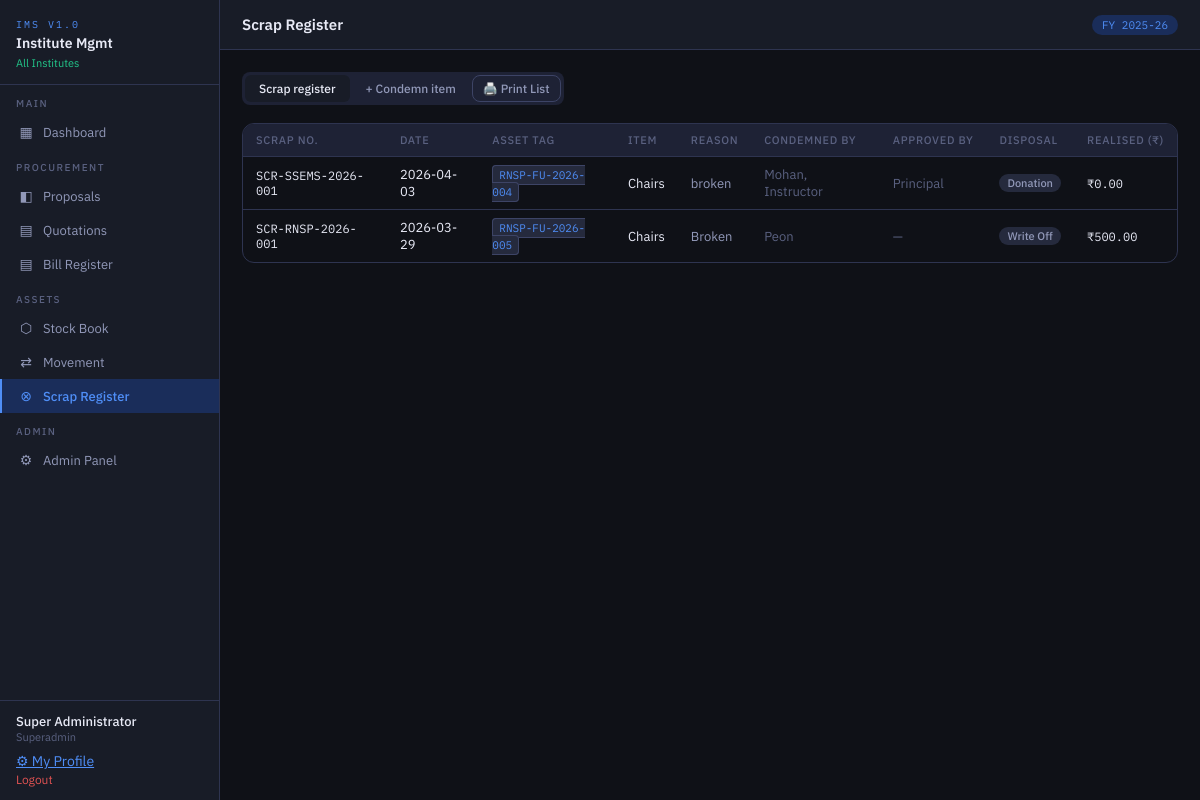
/modules/scrap/index.php (signed in), run on the app's committed database.
### tables this page shows
CREATE TABLE `scrap` (
  `id` int(10) UNSIGNED NOT NULL,
  `inst_id` int(10) UNSIGNED NOT NULL,
  `scrap_no` varchar(25) NOT NULL,
  `scrap_date` date NOT NULL,
  `stock_id` int(10) UNSIGNED NOT NULL,
  `reason` text NOT NULL,
  `condemned_by` varchar(100) DEFAULT NULL,
  `approved_by` varchar(100) DEFAULT NULL,
  `disposal` enum('Auction','Write Off','Donation','Return to Supplier','Govt Disposal','Destroyed','Other') DEFAULT 'Write Off',
  `realised_value` decimal(10,2) DEFAULT 0.00,
  `remarks` text DEFAULT NULL,
  `created_by` int(10) UNSIGNED DEFAULT NULL,
  `created_at` timestamp NOT NULL DEFAULT current_timestamp()
);

CREATE TABLE `stock` (
  `id` int(10) UNSIGNED NOT NULL,
  `inst_id` int(10) UNSIGNED NOT NULL,
  `fy_id` tinyint(3) UNSIGNED NOT NULL,
  `asset_tag` varchar(30) NOT NULL,
  `item_name` varchar(200) NOT NULL,
  `cat_id` smallint(5) UNSIGNED DEFAULT NULL,
  `quantity` decimal(10,2) DEFAULT 1.00,
  `unit` varchar(20) DEFAULT 'Nos',
  `bill_id` int(10) UNSIGNED DEFAULT NULL,
  `receipt_date` date NOT NULL,
  `unit_cost` decimal(12,2) DEFAULT 0.00,
  `location` varchar(120) DEFAULT NULL,
  `dept` varchar(100) DEFAULT NULL,
  `supplier` varchar(150) DEFAULT NULL,
  `make_model` varchar(150) DEFAULT NULL,
  `serial_no` varchar(100) DEFAULT NULL,
  `warranty_end` date DEFAULT NULL,
  `remarks` text DEFAULT NULL,
  `status` enum('Active','In Use','Under Repair','Condemned') DEFAULT 'Active',
  `added_by` int(10) UNSIGNED DEFAULT NULL,
  `created_at` timestamp NOT NULL DEFAULT current_timestamp()
);

### includes/auth.php (called while the page is built, shortened)
<?php
require_once __DIR__ . '/../config/db.php';
function isSuperAdmin(): bool {
    return ($_SESSION['role'] ?? '') === 'superadmin';
}
function currentInstId(): ?int {
    return $_SESSION['inst_id'] ?? null;
}
function instFilter(string $alias = ''): string {
    $col = $alias ? "$alias.inst_id" : "inst_id";
    if (isSuperAdmin()) return '1=1';
    return "$col = " . (int)currentInstId();
}

### config/db.php (called while the page is built, shortened)
<?php
function db(): mysqli {
    static $conn = null;
    if ($conn === null) {
        $conn = new mysqli(DB_HOST, DB_USER, DB_PASS, DB_NAME, DB_PORT);
        $conn->set_charset('utf8mb4');
    }
    return $conn;
}
function query(string $sql, string $types = '', ...$params): mysqli_result|bool {
    $db  = db();
    $stmt = $db->prepare($sql);
    $stmt->execute();
    $result = $stmt->get_result();
    return $result !== false ? $result : true;
}
function rows(string $sql, string $types = '', ...$params): array {
    $r = query($sql, $types, ...$params);
    $out = [];
    while ($row = $r->fetch_assoc()) $out[] = $row;
    return $out;
}
function esc(string $val): string {
    return htmlspecialchars($val, ENT_QUOTES, 'UTF-8');
}
function money(float $v): string {
    return '₹' . number_format($v, 2);
}

### modules/scrap/index.php (the view, shortened to what this page needs)
<?php
require_once __DIR__ . '/../../config/db.php';
require_once __DIR__ . '/../../includes/auth.php';
require_once __DIR__ . '/../../includes/layout.php';
$sf  = instFilter('sc');
$scrapList = rows(
    "SELECT sc.*, s.asset_tag, s.item_name, s.unit_cost FROM scrap sc
     JOIN stock s ON sc.stock_id = s.id
     WHERE $sf ORDER BY sc.id DESC"
);
$preStock = isset($_GET['stock_id']) ? row("SELECT id, asset_tag, item_name FROM stock WHERE id=?", 'i', (int)$_GET['stock_id']) : null;
$activeTab = ($preStock || isset($_GET['add'])) ? 'add' : 'list';
?>
<div class="tabs">
  <button class="tab <?= $activeTab==='list'?'active':'' ?>" onclick="showScrapTab('list')">Scrap register</button>
  <?php if ($_SESSION['role'] !== 'principal'): ?>
  <button class="tab <?= $activeTab==='add'?'active':''  ?>" onclick="showScrapTab('add')">+ Condemn item</button>
  <a href="<?= BASE_URL ?>/modules/scrap/print.php" class="btn btn-ghost btn-sm" style="margin-left:auto">🖨️ Print List</a>
  <?php endif; ?>
</div>
<div id="scpanel-list" class="tab-panel <?= $activeTab==='list'?'active':'' ?>">
  <div class="tbl-wrap">
    <table>
      <thead><tr><th>Scrap no.</th><th>Date</th><th>Asset tag</th><th>Item</th><th>Reason</th><th>Condemned by</th><th>Approved by</th><th>Disposal</th><th>Realised (₹)</th></tr></thead>
      <tbody>
      <?php if (!$scrapList): ?>
        <tr><td colspan="9"><div class="empty"><div class="empty-icon">🗑</div><div class="empty-title">No condemned items</div></div></td></tr>
      <?php else: foreach ($scrapList as $s): ?>
        <tr>
          <td class="mono"><?= esc($s['scrap_no']) ?></td>
          <td><?= esc($s['scrap_date']) ?></td>
          <td><span class="asset-tag"><?= esc($s['asset_tag']) ?></span></td>
          <td><?= esc($s['item_name']) ?></td>
          <td style="max-width:180px;color:var(--tx2)"><?= esc(mb_strimwidth($s['reason'],0,60,'…')) ?></td>
          <td class="muted"><?= esc($s['condemned_by'] ?: '—') ?></td>
          <td class="muted"><?= esc($s['approved_by'] ?: '—') ?></td>
          <td><span class="badge bg-gray"><?= esc($s['disposal']) ?></span></td>
          <td class="mono"><?= money($s['realised_value']) ?></td>
        </tr>
      <?php endforeach; endif; ?>
      </tbody>
    </table>
  </div>
</div>

### assets/css/app.css (style rules this page uses)
*, *::before, *::after { box-sizing: border-box; margin: 0; padding: 0; }
:root { --bg: #0f1117; --bg2: #181c27; --bg3: #1e2235; --bg4: #252a3d; --bd: #2e3450; --bd2: #3d4466; --tx: #e8eaf6; --tx2: #9198b8; --tx3: #5a6180; --ac: #4f8ef7; --ac2: #3a6fd8; --acs: #1a2d5a; --gn: #22c78a; --gns: #0d3322; --am: #f5a623; --ams: #3a2800; --rd: #e05252; --rds: #3a1010; --pu: #9b6dff; --pus: #2a1f5a; --font: 'IBM Plex Sans', sans-serif; --mono: 'IBM Plex Mono', monospace; --r: 8px; --rl: 12px; }
body { font-family: var(--font); background: var(--bg); color: var(--tx); min-height: 100vh; display: flex; font-size: 14px; }
.tbl-wrap { overflow-x: auto; border-radius: var(--rl); border: 1px solid var(--bd); }
table { width: 100%; border-collapse: collapse; }
thead th { background: var(--bg3); color: var(--tx3); font-size: 11px; font-weight: 500; text-transform: uppercase; letter-spacing: .7px; padding: 9px 13px; text-align: left; border-bottom: 1px solid var(--bd); white-space: nowrap; }
tbody td { padding: 9px 13px; border-bottom: 1px solid var(--bd); font-size: 13px; vertical-align: middle; }
tbody tr:last-child td { border-bottom: none; }
.mono { font-family: var(--mono); font-size: 12px; }
.muted { color: var(--tx3); }
.btn { display: inline-flex; align-items: center; gap: 5px; padding: 7px 14px; border-radius: var(--r); font-family: var(--font); font-size: 13px; font-weight: 500; cursor: pointer; border: none; transition: all .13s; text-decoration: none; }
.btn-ghost { background: transparent; color: var(--tx2); border: 1px solid var(--bd2); }
.btn-sm { padding: 5px 10px; font-size: 12px; }
.badge { display: inline-flex; align-items: center; padding: 2px 8px; border-radius: 20px; font-size: 11px; font-weight: 500; white-space: nowrap; }
.bg-gray { background: var(--bg4); color: var(--tx2); }
.tabs { display: flex; gap: 2px; background: var(--bg3); padding: 3px; border-radius: var(--r); margin-bottom: 18px; width: fit-content; }
.tab { padding: 6px 14px; border-radius: 6px; cursor: pointer; font-size: 12px; font-weight: 500; color: var(--tx2); border: none; background: transparent; font-family: var(--font); transition: all .13s; text-decoration: none; }
.tab.active, .tab:hover { background: var(--bg2); color: var(--tx); }
.tab-panel { display: none; }
.tab-panel.active { display: block; }
.asset-tag { font-family: var(--mono); font-size: 11px; background: var(--bg4); border: 1px solid var(--bd2); border-radius: 4px; padding: 2px 6px; color: var(--ac); }
a { color: var(--ac); }

### data on the page
scrap: scrap_no "SCR-SSEMS-2026-001", scrap_date "2026-04-03", stock.asset_tag "RNSP-FU-2026-004", stock.item_name "Chairs", reason "broken", condemned_by "Mohan, Instructor", approved_by "Principal", disposal "Donation", realised_value "₹0.00"
scrap: scrap_no "SCR-RNSP-2026-001", scrap_date "2026-03-29", stock.asset_tag "RNSP-FU-2026-005", stock.item_name "Chairs", reason "Broken", condemned_by "Peon", approved_by "—", disposal "Write Off", realised_value "₹500.00"

### other printed values
$inst "All Institutes"
$user "Super Administrator"
$role "Superadmin"
$pageTitle "Scrap Register"
$fy "2025-26"
